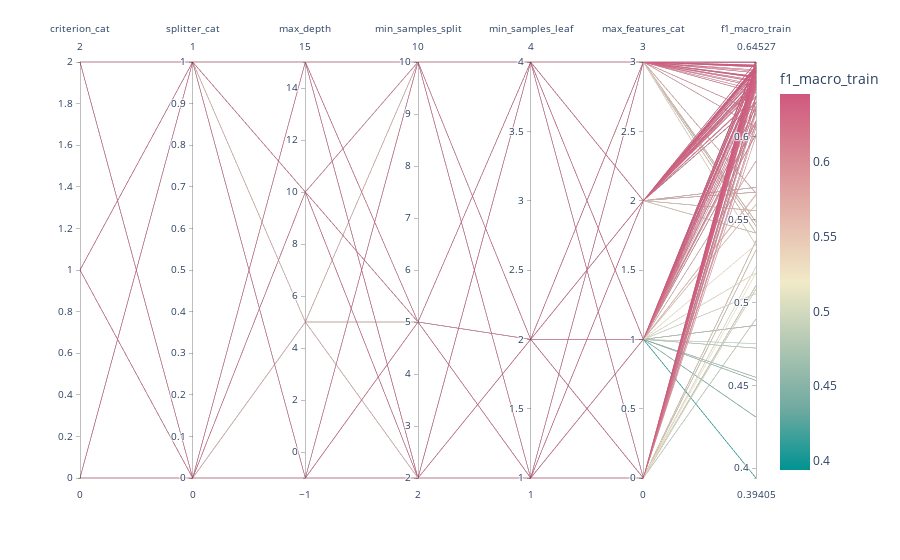

Here is the notebook cell this chart was saved with:
### Code cell
col_fig_parallel = []
for p in features:
    if p not in mappings:
        col_fig_parallel.append(p)
    else:
        df[f"{p}_cat"] = df[p].apply(lambda x: mappings[p][x])
        col_fig_parallel.append(f"{p}_cat")

for k, v in mappings.items():
    print(f"{k}\t{v}")

metric_for_fig = "f1_macro_train"
fig = px.parallel_coordinates(df, color=metric_for_fig,
                              range_color=[np.min(df[metric_for_fig].values), np.max(df[metric_for_fig].values)],
                              dimensions=col_fig_parallel+[metric_for_fig],
                              color_continuous_scale=px.colors.diverging.Tealrose,
                              color_continuous_midpoint=2)
fig.show()

### Figure 1 — Plotly figure (JSON) as saved in the notebook; plotly's stock layout.template omitted (floating-point values rounded to 4 significant figures; data arrays with more than 128 entries replaced by an {"elided": "..."} marker saying what was removed)
{"data": [{"dimensions": [{"label": "criterion_cat", "values": {"elided": "864 int values"}}, {"label": "splitter_cat", "values": {"elided": "864 int values"}}, {"label": "max_depth", "values": {"elided": "864 int values"}}, {"label": "min_samples_split", "values": {"elided": "864 int values"}}, {"label": "min_samples_leaf", "values": {"elided": "864 int values"}}, {"label": "max_features_cat", "values": {"elided": "864 int values"}}, {"label": "f1_macro_train", "values": {"elided": "864 float values"}}], "domain": {"x": [0, 1], "y": [0, 1]}, "line": {"color": {"elided": "864 float values"}, "coloraxis": "coloraxis"}, "name": "", "type": "parcoords"}], "layout": {"coloraxis": {"cmax": 0.6453, "cmid": 2, "cmin": 0.3941, "colorbar": {"title": {"text": "f1_macro_train"}}, "colorscale": [[0, "rgb(0, 147, 146)"], [0.1667, "rgb(114, 170, 161)"], [0.3333, "rgb(177, 199, 179)"], [0.5, "rgb(241, 234, 200)"], [0.6667, "rgb(229, 185, 173)"], [0.8333, "rgb(217, 137, 148)"], [1, "rgb(208, 88, 126)"]]}, "legend": {"tracegroupgap": 0}, "margin": {"t": 60}}}
